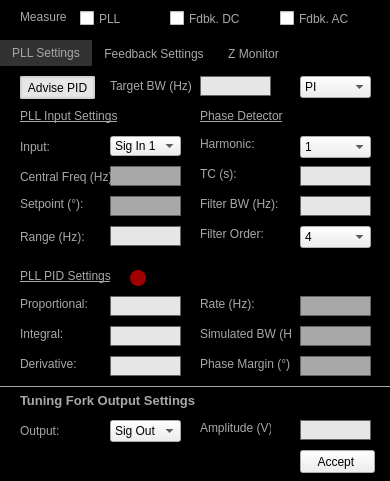
<?xml version="1.0" encoding="UTF-8"?>
<ui version="4.0">
 <class>Dialog</class>
 <widget class="QDialog" name="Dialog">
  <property name="geometry">
   <rect>
    <x>0</x>
    <y>0</y>
    <width>390</width>
    <height>481</height>
   </rect>
  </property>
  <property name="sizePolicy">
   <sizepolicy hsizetype="Fixed" vsizetype="Fixed">
    <horstretch>0</horstretch>
    <verstretch>0</verstretch>
   </sizepolicy>
  </property>
  <property name="minimumSize">
   <size>
    <width>380</width>
    <height>481</height>
   </size>
  </property>
  <property name="maximumSize">
   <size>
    <width>500</width>
    <height>481</height>
   </size>
  </property>
  <property name="windowTitle">
   <string>Measurement Settings</string>
  </property>
  <property name="styleSheet">
   <string notr="true">#Dialog{background-color: rgb(0,0,0);}

QLabel{
color:rgb(168,168,168)
}

QLineEdit{
border: 1px solid rgb(100,100,100);
background-color:rgb(230,230,230);
}

QCheckBox{
color: rgb(168,168,168)
}</string>
  </property>
  <widget class="QTabWidget" name="tabWidget">
   <property name="geometry">
    <rect>
     <x>0</x>
     <y>40</y>
     <width>390</width>
     <height>411</height>
    </rect>
   </property>
   <property name="styleSheet">
    <string notr="true">QTabWidget::pane { border: 0; }
QTabBar::tab{background: black;
color: rgb(168,168,168);
}
QTabBar::tab:selected {background: rgb(50,50,50);}</string>
   </property>
   <property name="tabShape">
    <enum>QTabWidget::Rounded</enum>
   </property>
   <property name="currentIndex">
    <number>0</number>
   </property>
   <widget class="QWidget" name="tab">
    <property name="styleSheet">
     <string notr="true">#tab{
background: black
}</string>
    </property>
    <attribute name="title">
     <string>PLL Settings</string>
    </attribute>
    <widget class="QLabel" name="label_9">
     <property name="geometry">
      <rect>
       <x>200</x>
       <y>100</y>
       <width>71</width>
       <height>16</height>
      </rect>
     </property>
     <property name="text">
      <string>TC (s):</string>
     </property>
    </widget>
    <widget class="QLabel" name="label_7">
     <property name="geometry">
      <rect>
       <x>20</x>
       <y>160</y>
       <width>71</width>
       <height>22</height>
      </rect>
     </property>
     <property name="text">
      <string>Range (Hz):</string>
     </property>
    </widget>
    <widget class="QLineEdit" name="lineEdit_PLL_D">
     <property name="geometry">
      <rect>
       <x>110</x>
       <y>290</y>
       <width>71</width>
       <height>20</height>
      </rect>
     </property>
     <property name="text">
      <string/>
     </property>
     <property name="alignment">
      <set>Qt::AlignRight|Qt::AlignTrailing|Qt::AlignVCenter</set>
     </property>
    </widget>
    <widget class="QLineEdit" name="lineEdit_PLL_FilterBW">
     <property name="geometry">
      <rect>
       <x>300</x>
       <y>130</y>
       <width>71</width>
       <height>20</height>
      </rect>
     </property>
     <property name="styleSheet">
      <string notr="true"/>
     </property>
     <property name="text">
      <string/>
     </property>
     <property name="alignment">
      <set>Qt::AlignRight|Qt::AlignTrailing|Qt::AlignVCenter</set>
     </property>
     <property name="readOnly">
      <bool>false</bool>
     </property>
    </widget>
    <widget class="QComboBox" name="comboBox_PLL_Harmonic">
     <property name="geometry">
      <rect>
       <x>300</x>
       <y>70</y>
       <width>71</width>
       <height>22</height>
      </rect>
     </property>
     <item>
      <property name="text">
       <string>1</string>
      </property>
     </item>
     <item>
      <property name="text">
       <string>2</string>
      </property>
     </item>
     <item>
      <property name="text">
       <string>3</string>
      </property>
     </item>
     <item>
      <property name="text">
       <string>4</string>
      </property>
     </item>
     <item>
      <property name="text">
       <string>5</string>
      </property>
     </item>
     <item>
      <property name="text">
       <string>6</string>
      </property>
     </item>
     <item>
      <property name="text">
       <string>7</string>
      </property>
     </item>
     <item>
      <property name="text">
       <string>8</string>
      </property>
     </item>
    </widget>
    <widget class="QLineEdit" name="lineEdit_PLL_phaseSetPoint">
     <property name="geometry">
      <rect>
       <x>110</x>
       <y>130</y>
       <width>71</width>
       <height>20</height>
      </rect>
     </property>
     <property name="styleSheet">
      <string notr="true">#lineEdit_PLL_phaseSetPoint{
background: rgb(168,168,168);
}</string>
     </property>
     <property name="text">
      <string/>
     </property>
     <property name="alignment">
      <set>Qt::AlignRight|Qt::AlignTrailing|Qt::AlignVCenter</set>
     </property>
     <property name="readOnly">
      <bool>true</bool>
     </property>
    </widget>
    <widget class="QComboBox" name="comboBox_PLL_Advise">
     <property name="geometry">
      <rect>
       <x>300</x>
       <y>10</y>
       <width>71</width>
       <height>22</height>
      </rect>
     </property>
     <property name="currentIndex">
      <number>2</number>
     </property>
     <item>
      <property name="text">
       <string>P</string>
      </property>
     </item>
     <item>
      <property name="text">
       <string>I</string>
      </property>
     </item>
     <item>
      <property name="text">
       <string>PI</string>
      </property>
     </item>
     <item>
      <property name="text">
       <string>PID</string>
      </property>
     </item>
    </widget>
    <widget class="QComboBox" name="comboBox_PLL_FilterOrder">
     <property name="geometry">
      <rect>
       <x>300</x>
       <y>160</y>
       <width>71</width>
       <height>22</height>
      </rect>
     </property>
     <property name="currentIndex">
      <number>3</number>
     </property>
     <item>
      <property name="text">
       <string>1</string>
      </property>
     </item>
     <item>
      <property name="text">
       <string>2</string>
      </property>
     </item>
     <item>
      <property name="text">
       <string>3</string>
      </property>
     </item>
     <item>
      <property name="text">
       <string>4</string>
      </property>
     </item>
     <item>
      <property name="text">
       <string>5</string>
      </property>
     </item>
     <item>
      <property name="text">
       <string>6</string>
      </property>
     </item>
     <item>
      <property name="text">
       <string>7</string>
      </property>
     </item>
     <item>
      <property name="text">
       <string>8</string>
      </property>
     </item>
    </widget>
    <widget class="QLabel" name="label_2">
     <property name="geometry">
      <rect>
       <x>20</x>
       <y>290</y>
       <width>71</width>
       <height>16</height>
      </rect>
     </property>
     <property name="text">
      <string>Derivative:</string>
     </property>
    </widget>
    <widget class="QLabel" name="label_title">
     <property name="geometry">
      <rect>
       <x>20</x>
       <y>40</y>
       <width>121</width>
       <height>20</height>
      </rect>
     </property>
     <property name="font">
      <font>
       <pointsize>9</pointsize>
       <underline>true</underline>
      </font>
     </property>
     <property name="styleSheet">
      <string notr="true">#label_title{
color:rgb(168,168,168)
}</string>
     </property>
     <property name="text">
      <string>PLL Input Settings</string>
     </property>
     <property name="alignment">
      <set>Qt::AlignLeading|Qt::AlignLeft|Qt::AlignVCenter</set>
     </property>
    </widget>
    <widget class="QLineEdit" name="lineEdit_PLL_Amplitude">
     <property name="geometry">
      <rect>
       <x>300</x>
       <y>354</y>
       <width>71</width>
       <height>20</height>
      </rect>
     </property>
     <property name="styleSheet">
      <string notr="true"/>
     </property>
     <property name="text">
      <string/>
     </property>
     <property name="alignment">
      <set>Qt::AlignRight|Qt::AlignTrailing|Qt::AlignVCenter</set>
     </property>
     <property name="readOnly">
      <bool>false</bool>
     </property>
    </widget>
    <widget class="QPushButton" name="push_stability">
     <property name="geometry">
      <rect>
       <x>130</x>
       <y>204</y>
       <width>16</width>
       <height>16</height>
      </rect>
     </property>
     <property name="styleSheet">
      <string notr="true">#push_stability{
background: rgb(161, 0, 0);
border-radius: 8px;
}</string>
     </property>
     <property name="text">
      <string/>
     </property>
    </widget>
    <widget class="QLabel" name="label">
     <property name="geometry">
      <rect>
       <x>20</x>
       <y>230</y>
       <width>71</width>
       <height>16</height>
      </rect>
     </property>
     <property name="text">
      <string>Proportional:</string>
     </property>
    </widget>
    <widget class="QComboBox" name="comboBox_PLL_Output">
     <property name="geometry">
      <rect>
       <x>110</x>
       <y>354</y>
       <width>71</width>
       <height>22</height>
      </rect>
     </property>
     <property name="currentIndex">
      <number>0</number>
     </property>
     <item>
      <property name="text">
       <string>Sig Out 1</string>
      </property>
     </item>
     <item>
      <property name="text">
       <string>Sig Out 2</string>
      </property>
     </item>
    </widget>
    <widget class="QLineEdit" name="lineEdit_TargetBW">
     <property name="geometry">
      <rect>
       <x>200</x>
       <y>10</y>
       <width>71</width>
       <height>20</height>
      </rect>
     </property>
     <property name="text">
      <string/>
     </property>
     <property name="alignment">
      <set>Qt::AlignRight|Qt::AlignTrailing|Qt::AlignVCenter</set>
     </property>
    </widget>
    <widget class="QLineEdit" name="lineEdit_PLL_SimBW">
     <property name="geometry">
      <rect>
       <x>300</x>
       <y>260</y>
       <width>71</width>
       <height>20</height>
      </rect>
     </property>
     <property name="styleSheet">
      <string notr="true">#lineEdit_PLL_SimBW{
background: rgb(168,168,168)
}</string>
     </property>
     <property name="text">
      <string/>
     </property>
     <property name="alignment">
      <set>Qt::AlignRight|Qt::AlignTrailing|Qt::AlignVCenter</set>
     </property>
     <property name="readOnly">
      <bool>true</bool>
     </property>
    </widget>
    <widget class="QLineEdit" name="lineEdit_PLL_PM">
     <property name="geometry">
      <rect>
       <x>300</x>
       <y>290</y>
       <width>71</width>
       <height>20</height>
      </rect>
     </property>
     <property name="styleSheet">
      <string notr="true">#lineEdit_PLL_PM{
background: rgb(168,168,168)
}</string>
     </property>
     <property name="text">
      <string/>
     </property>
     <property name="alignment">
      <set>Qt::AlignRight|Qt::AlignTrailing|Qt::AlignVCenter</set>
     </property>
     <property name="readOnly">
      <bool>true</bool>
     </property>
    </widget>
    <widget class="QLabel" name="label_10">
     <property name="geometry">
      <rect>
       <x>200</x>
       <y>160</y>
       <width>111</width>
       <height>16</height>
      </rect>
     </property>
     <property name="text">
      <string>Filter Order:</string>
     </property>
    </widget>
    <widget class="QLineEdit" name="lineEdit_PLL_Range">
     <property name="geometry">
      <rect>
       <x>110</x>
       <y>160</y>
       <width>71</width>
       <height>20</height>
      </rect>
     </property>
     <property name="text">
      <string/>
     </property>
     <property name="alignment">
      <set>Qt::AlignRight|Qt::AlignTrailing|Qt::AlignVCenter</set>
     </property>
    </widget>
    <widget class="QLabel" name="label_title_3">
     <property name="geometry">
      <rect>
       <x>20</x>
       <y>200</y>
       <width>111</width>
       <height>20</height>
      </rect>
     </property>
     <property name="font">
      <font>
       <pointsize>9</pointsize>
       <weight>50</weight>
       <bold>false</bold>
       <underline>true</underline>
      </font>
     </property>
     <property name="styleSheet">
      <string notr="true">#label_title{
color:rgb(168,168,168)
}</string>
     </property>
     <property name="text">
      <string>PLL PID Settings</string>
     </property>
     <property name="alignment">
      <set>Qt::AlignLeading|Qt::AlignLeft|Qt::AlignVCenter</set>
     </property>
    </widget>
    <widget class="QLabel" name="label_title_8">
     <property name="geometry">
      <rect>
       <x>20</x>
       <y>324</y>
       <width>181</width>
       <height>20</height>
      </rect>
     </property>
     <property name="font">
      <font>
       <pointsize>10</pointsize>
       <weight>75</weight>
       <bold>true</bold>
      </font>
     </property>
     <property name="styleSheet">
      <string notr="true">#label_title{
color:rgb(168,168,168)
}</string>
     </property>
     <property name="text">
      <string>Tuning Fork Output Settings</string>
     </property>
     <property name="alignment">
      <set>Qt::AlignLeading|Qt::AlignLeft|Qt::AlignVCenter</set>
     </property>
    </widget>
    <widget class="QLineEdit" name="lineEdit_PLL_P">
     <property name="geometry">
      <rect>
       <x>110</x>
       <y>230</y>
       <width>71</width>
       <height>20</height>
      </rect>
     </property>
     <property name="text">
      <string/>
     </property>
     <property name="alignment">
      <set>Qt::AlignRight|Qt::AlignTrailing|Qt::AlignVCenter</set>
     </property>
    </widget>
    <widget class="QComboBox" name="comboBox_PLL_Input">
     <property name="geometry">
      <rect>
       <x>110</x>
       <y>70</y>
       <width>71</width>
       <height>20</height>
      </rect>
     </property>
     <property name="currentIndex">
      <number>0</number>
     </property>
     <item>
      <property name="text">
       <string>Sig In 1</string>
      </property>
     </item>
     <item>
      <property name="text">
       <string>Sig In 2</string>
      </property>
     </item>
     <item>
      <property name="text">
       <string>Aux In 1 (&lt;20 kHz)</string>
      </property>
     </item>
     <item>
      <property name="text">
       <string>Aux In 2 (&lt;20 kHz)</string>
      </property>
     </item>
     <item>
      <property name="text">
       <string>DIO D0 (&lt;2 MHz)</string>
      </property>
     </item>
     <item>
      <property name="text">
       <string>DIO D1 (&lt;2 MHz)</string>
      </property>
     </item>
    </widget>
    <widget class="QLabel" name="label_title_2">
     <property name="geometry">
      <rect>
       <x>200</x>
       <y>40</y>
       <width>111</width>
       <height>20</height>
      </rect>
     </property>
     <property name="font">
      <font>
       <pointsize>9</pointsize>
       <weight>50</weight>
       <bold>false</bold>
       <underline>true</underline>
      </font>
     </property>
     <property name="styleSheet">
      <string notr="true">#label_title{
color:rgb(168,168,168)
}</string>
     </property>
     <property name="text">
      <string>Phase Detector</string>
     </property>
     <property name="alignment">
      <set>Qt::AlignLeading|Qt::AlignLeft|Qt::AlignVCenter</set>
     </property>
    </widget>
    <widget class="QLabel" name="label_3">
     <property name="geometry">
      <rect>
       <x>20</x>
       <y>260</y>
       <width>51</width>
       <height>16</height>
      </rect>
     </property>
     <property name="text">
      <string>Integral:</string>
     </property>
    </widget>
    <widget class="QLineEdit" name="lineEdit_PLL_CenterFreq">
     <property name="geometry">
      <rect>
       <x>110</x>
       <y>100</y>
       <width>71</width>
       <height>20</height>
      </rect>
     </property>
     <property name="styleSheet">
      <string notr="true">#lineEdit_PLL_CenterFreq{
background: rgb(168,168,168);
}</string>
     </property>
     <property name="text">
      <string/>
     </property>
     <property name="alignment">
      <set>Qt::AlignRight|Qt::AlignTrailing|Qt::AlignVCenter</set>
     </property>
     <property name="readOnly">
      <bool>true</bool>
     </property>
    </widget>
    <widget class="Line" name="line_5">
     <property name="geometry">
      <rect>
       <x>0</x>
       <y>319</y>
       <width>405</width>
       <height>3</height>
      </rect>
     </property>
     <property name="styleSheet">
      <string notr="true">#line_5{
color:rgb(168,168,168)
}</string>
     </property>
     <property name="frameShadow">
      <enum>QFrame::Plain</enum>
     </property>
     <property name="lineWidth">
      <number>1</number>
     </property>
     <property name="orientation">
      <enum>Qt::Horizontal</enum>
     </property>
    </widget>
    <widget class="QLabel" name="label_27">
     <property name="geometry">
      <rect>
       <x>200</x>
       <y>354</y>
       <width>71</width>
       <height>16</height>
      </rect>
     </property>
     <property name="text">
      <string>Amplitude (V):</string>
     </property>
    </widget>
    <widget class="QLabel" name="label_23">
     <property name="geometry">
      <rect>
       <x>20</x>
       <y>130</y>
       <width>71</width>
       <height>16</height>
      </rect>
     </property>
     <property name="text">
      <string>Setpoint (°):</string>
     </property>
    </widget>
    <widget class="QLabel" name="label_12">
     <property name="geometry">
      <rect>
       <x>200</x>
       <y>230</y>
       <width>71</width>
       <height>16</height>
      </rect>
     </property>
     <property name="text">
      <string>Rate (Hz):</string>
     </property>
    </widget>
    <widget class="QLabel" name="label_11">
     <property name="geometry">
      <rect>
       <x>200</x>
       <y>260</y>
       <width>91</width>
       <height>16</height>
      </rect>
     </property>
     <property name="text">
      <string>Simulated BW (Hz):</string>
     </property>
    </widget>
    <widget class="QLineEdit" name="lineEdit_PLL_TC">
     <property name="geometry">
      <rect>
       <x>300</x>
       <y>100</y>
       <width>71</width>
       <height>20</height>
      </rect>
     </property>
     <property name="text">
      <string/>
     </property>
     <property name="alignment">
      <set>Qt::AlignRight|Qt::AlignTrailing|Qt::AlignVCenter</set>
     </property>
    </widget>
    <widget class="QLabel" name="label_5">
     <property name="geometry">
      <rect>
       <x>200</x>
       <y>130</y>
       <width>111</width>
       <height>16</height>
      </rect>
     </property>
     <property name="text">
      <string>Filter BW (Hz):</string>
     </property>
    </widget>
    <widget class="QLabel" name="label_26">
     <property name="geometry">
      <rect>
       <x>20</x>
       <y>354</y>
       <width>71</width>
       <height>22</height>
      </rect>
     </property>
     <property name="text">
      <string>Output:</string>
     </property>
    </widget>
    <widget class="QLabel" name="label_8">
     <property name="geometry">
      <rect>
       <x>200</x>
       <y>70</y>
       <width>71</width>
       <height>16</height>
      </rect>
     </property>
     <property name="text">
      <string>Harmonic:</string>
     </property>
    </widget>
    <widget class="QLabel" name="label_4">
     <property name="geometry">
      <rect>
       <x>20</x>
       <y>100</y>
       <width>91</width>
       <height>22</height>
      </rect>
     </property>
     <property name="text">
      <string>Central Freq (Hz):</string>
     </property>
    </widget>
    <widget class="QLabel" name="label_13">
     <property name="geometry">
      <rect>
       <x>200</x>
       <y>290</y>
       <width>91</width>
       <height>16</height>
      </rect>
     </property>
     <property name="text">
      <string>Phase Margin (°):</string>
     </property>
    </widget>
    <widget class="QPushButton" name="push_AdvisePID">
     <property name="geometry">
      <rect>
       <x>20</x>
       <y>10</y>
       <width>75</width>
       <height>23</height>
      </rect>
     </property>
     <property name="styleSheet">
      <string notr="true">#push_AdvisePID{
background-color: rgb(230,230,230);
border: 2px solid rgb(210,210,210);
border-radius: 2px;
}</string>
     </property>
     <property name="text">
      <string>Advise PID</string>
     </property>
     <property name="flat">
      <bool>false</bool>
     </property>
    </widget>
    <widget class="QLineEdit" name="lineEdit_PLL_I">
     <property name="geometry">
      <rect>
       <x>110</x>
       <y>260</y>
       <width>71</width>
       <height>20</height>
      </rect>
     </property>
     <property name="text">
      <string/>
     </property>
     <property name="alignment">
      <set>Qt::AlignRight|Qt::AlignTrailing|Qt::AlignVCenter</set>
     </property>
    </widget>
    <widget class="QLabel" name="label_6">
     <property name="geometry">
      <rect>
       <x>20</x>
       <y>70</y>
       <width>71</width>
       <height>22</height>
      </rect>
     </property>
     <property name="text">
      <string>Input:</string>
     </property>
    </widget>
    <widget class="QLabel" name="label_24">
     <property name="geometry">
      <rect>
       <x>110</x>
       <y>10</y>
       <width>91</width>
       <height>20</height>
      </rect>
     </property>
     <property name="text">
      <string>Target BW (Hz)</string>
     </property>
    </widget>
    <widget class="QLineEdit" name="lineEdit_PLL_Rate">
     <property name="geometry">
      <rect>
       <x>300</x>
       <y>230</y>
       <width>71</width>
       <height>20</height>
      </rect>
     </property>
     <property name="styleSheet">
      <string notr="true">#lineEdit_PLL_Rate{
background: rgb(168,168,168)
}</string>
     </property>
     <property name="text">
      <string/>
     </property>
     <property name="alignment">
      <set>Qt::AlignRight|Qt::AlignTrailing|Qt::AlignVCenter</set>
     </property>
     <property name="readOnly">
      <bool>true</bool>
     </property>
    </widget>
   </widget>
   <widget class="QWidget" name="tab_2">
    <property name="styleSheet">
     <string notr="true">#tab_2{
background: black
}</string>
    </property>
    <attribute name="title">
     <string>Feedback Settings</string>
    </attribute>
    <widget class="QLabel" name="label_25">
     <property name="geometry">
      <rect>
       <x>210</x>
       <y>50</y>
       <width>71</width>
       <height>16</height>
      </rect>
     </property>
     <property name="text">
      <string>Setpoint (V):</string>
     </property>
    </widget>
    <widget class="QLineEdit" name="lineEdit_DC_Setpoint">
     <property name="geometry">
      <rect>
       <x>300</x>
       <y>50</y>
       <width>71</width>
       <height>20</height>
      </rect>
     </property>
     <property name="styleSheet">
      <string notr="true">#lineEdit_PLL_phaseSetPoint{
background: rgb(168,168,168);
}</string>
     </property>
     <property name="text">
      <string/>
     </property>
     <property name="alignment">
      <set>Qt::AlignRight|Qt::AlignTrailing|Qt::AlignVCenter</set>
     </property>
     <property name="readOnly">
      <bool>false</bool>
     </property>
    </widget>
    <widget class="QComboBox" name="comboBox_DC_Input">
     <property name="geometry">
      <rect>
       <x>70</x>
       <y>50</y>
       <width>121</width>
       <height>20</height>
      </rect>
     </property>
     <property name="currentIndex">
      <number>3</number>
     </property>
     <item>
      <property name="text">
       <string>DAC ADC Input 1</string>
      </property>
     </item>
     <item>
      <property name="text">
       <string>DAC ADC Input 2</string>
      </property>
     </item>
     <item>
      <property name="text">
       <string>DAC ADC Input 3</string>
      </property>
     </item>
     <item>
      <property name="text">
       <string>DAC ADC Input 4</string>
      </property>
     </item>
     <item>
      <property name="text">
       <string>Aux In 1 (&lt;20 kHz)</string>
      </property>
     </item>
     <item>
      <property name="text">
       <string>Aux In 2 (&lt;20 kHz)</string>
      </property>
     </item>
    </widget>
    <widget class="QLabel" name="label_15">
     <property name="geometry">
      <rect>
       <x>20</x>
       <y>50</y>
       <width>71</width>
       <height>22</height>
      </rect>
     </property>
     <property name="text">
      <string>Input:</string>
     </property>
    </widget>
    <widget class="QComboBox" name="comboBox_AC_Input">
     <property name="geometry">
      <rect>
       <x>70</x>
       <y>140</y>
       <width>121</width>
       <height>20</height>
      </rect>
     </property>
     <property name="currentIndex">
      <number>5</number>
     </property>
     <item>
      <property name="text">
       <string>DAC ADC Input 1</string>
      </property>
     </item>
     <item>
      <property name="text">
       <string>DAC ADC Input 2</string>
      </property>
     </item>
     <item>
      <property name="text">
       <string>DAC ADC Input 3</string>
      </property>
     </item>
     <item>
      <property name="text">
       <string>DAC ADC Input 4</string>
      </property>
     </item>
     <item>
      <property name="text">
       <string>Aux In 1 (&lt;20 kHz)</string>
      </property>
     </item>
     <item>
      <property name="text">
       <string>Aux In 2 (&lt;20 kHz)</string>
      </property>
     </item>
    </widget>
    <widget class="QLabel" name="label_28">
     <property name="geometry">
      <rect>
       <x>210</x>
       <y>140</y>
       <width>71</width>
       <height>16</height>
      </rect>
     </property>
     <property name="text">
      <string>Setpoint (V):</string>
     </property>
    </widget>
    <widget class="QLabel" name="label_17">
     <property name="geometry">
      <rect>
       <x>20</x>
       <y>140</y>
       <width>71</width>
       <height>22</height>
      </rect>
     </property>
     <property name="text">
      <string>Input:</string>
     </property>
    </widget>
    <widget class="QLineEdit" name="lineEdit_AC_Setpoint">
     <property name="geometry">
      <rect>
       <x>300</x>
       <y>140</y>
       <width>71</width>
       <height>20</height>
      </rect>
     </property>
     <property name="styleSheet">
      <string notr="true">#lineEdit_PLL_phaseSetPoint{
background: rgb(168,168,168);
}</string>
     </property>
     <property name="text">
      <string/>
     </property>
     <property name="alignment">
      <set>Qt::AlignRight|Qt::AlignTrailing|Qt::AlignVCenter</set>
     </property>
     <property name="readOnly">
      <bool>false</bool>
     </property>
    </widget>
    <widget class="Line" name="line_6">
     <property name="geometry">
      <rect>
       <x>-10</x>
       <y>90</y>
       <width>405</width>
       <height>3</height>
      </rect>
     </property>
     <property name="styleSheet">
      <string notr="true">#line_6{
color:rgb(168,168,168)
}</string>
     </property>
     <property name="frameShadow">
      <enum>QFrame::Plain</enum>
     </property>
     <property name="lineWidth">
      <number>1</number>
     </property>
     <property name="orientation">
      <enum>Qt::Horizontal</enum>
     </property>
    </widget>
    <widget class="QLabel" name="label_title_9">
     <property name="geometry">
      <rect>
       <x>20</x>
       <y>110</y>
       <width>140</width>
       <height>16</height>
      </rect>
     </property>
     <property name="font">
      <font>
       <pointsize>10</pointsize>
       <weight>75</weight>
       <bold>true</bold>
      </font>
     </property>
     <property name="styleSheet">
      <string notr="true">#label_title{
color:rgb(168,168,168)
}</string>
     </property>
     <property name="text">
      <string>Feedback AC Settings</string>
     </property>
     <property name="alignment">
      <set>Qt::AlignLeading|Qt::AlignLeft|Qt::AlignVCenter</set>
     </property>
    </widget>
    <widget class="QLabel" name="label_title_10">
     <property name="geometry">
      <rect>
       <x>20</x>
       <y>20</y>
       <width>140</width>
       <height>16</height>
      </rect>
     </property>
     <property name="font">
      <font>
       <pointsize>10</pointsize>
       <weight>75</weight>
       <bold>true</bold>
      </font>
     </property>
     <property name="styleSheet">
      <string notr="true">#label_title{
color:rgb(168,168,168)
}</string>
     </property>
     <property name="text">
      <string>Feedback DC Settings</string>
     </property>
     <property name="alignment">
      <set>Qt::AlignLeading|Qt::AlignLeft|Qt::AlignVCenter</set>
     </property>
    </widget>
   </widget>
   <widget class="QWidget" name="tab_4">
    <property name="styleSheet">
     <string notr="true">#tab_4{
background: black
}</string>
    </property>
    <attribute name="title">
     <string>Z Monitor</string>
    </attribute>
    <widget class="QComboBox" name="comboBox_Monitor_Input">
     <property name="geometry">
      <rect>
       <x>70</x>
       <y>20</y>
       <width>121</width>
       <height>20</height>
      </rect>
     </property>
     <property name="currentIndex">
      <number>0</number>
     </property>
     <item>
      <property name="text">
       <string>Aux In 1 (&lt;20 kHz)</string>
      </property>
     </item>
     <item>
      <property name="text">
       <string>Aux In 2 (&lt;20 kHz)</string>
      </property>
     </item>
    </widget>
    <widget class="QLabel" name="label_16">
     <property name="geometry">
      <rect>
       <x>20</x>
       <y>20</y>
       <width>71</width>
       <height>22</height>
      </rect>
     </property>
     <property name="text">
      <string>Input:</string>
     </property>
    </widget>
   </widget>
  </widget>
  <widget class="QPushButton" name="pushButton">
   <property name="geometry">
    <rect>
     <x>300</x>
     <y>450</y>
     <width>75</width>
     <height>23</height>
    </rect>
   </property>
   <property name="text">
    <string>Accept </string>
   </property>
  </widget>
  <widget class="QLabel" name="label_14">
   <property name="geometry">
    <rect>
     <x>20</x>
     <y>10</y>
     <width>46</width>
     <height>13</height>
    </rect>
   </property>
   <property name="text">
    <string>Measure:</string>
   </property>
  </widget>
  <widget class="QCheckBox" name="checkBox_pll">
   <property name="geometry">
    <rect>
     <x>80</x>
     <y>10</y>
     <width>70</width>
     <height>17</height>
    </rect>
   </property>
   <property name="text">
    <string>PLL</string>
   </property>
   <property name="checked">
    <bool>false</bool>
   </property>
  </widget>
  <widget class="QCheckBox" name="checkBox_fdbkDC">
   <property name="geometry">
    <rect>
     <x>170</x>
     <y>10</y>
     <width>70</width>
     <height>17</height>
    </rect>
   </property>
   <property name="text">
    <string>Fdbk. DC</string>
   </property>
  </widget>
  <widget class="QCheckBox" name="checkBox_fdbkAC">
   <property name="geometry">
    <rect>
     <x>280</x>
     <y>10</y>
     <width>70</width>
     <height>17</height>
    </rect>
   </property>
   <property name="text">
    <string>Fdbk. AC</string>
   </property>
  </widget>
 </widget>
 <tabstops>
  <tabstop>checkBox_pll</tabstop>
  <tabstop>checkBox_fdbkDC</tabstop>
  <tabstop>checkBox_fdbkAC</tabstop>
  <tabstop>push_AdvisePID</tabstop>
  <tabstop>lineEdit_TargetBW</tabstop>
  <tabstop>comboBox_PLL_Advise</tabstop>
  <tabstop>comboBox_PLL_Input</tabstop>
  <tabstop>comboBox_PLL_Harmonic</tabstop>
  <tabstop>lineEdit_PLL_CenterFreq</tabstop>
  <tabstop>lineEdit_PLL_TC</tabstop>
  <tabstop>lineEdit_PLL_phaseSetPoint</tabstop>
  <tabstop>lineEdit_PLL_FilterBW</tabstop>
  <tabstop>lineEdit_PLL_Range</tabstop>
  <tabstop>comboBox_PLL_FilterOrder</tabstop>
  <tabstop>push_stability</tabstop>
  <tabstop>lineEdit_PLL_P</tabstop>
  <tabstop>lineEdit_PLL_Rate</tabstop>
  <tabstop>lineEdit_PLL_I</tabstop>
  <tabstop>lineEdit_PLL_SimBW</tabstop>
  <tabstop>lineEdit_PLL_D</tabstop>
  <tabstop>lineEdit_PLL_PM</tabstop>
  <tabstop>comboBox_PLL_Output</tabstop>
  <tabstop>lineEdit_PLL_Amplitude</tabstop>
  <tabstop>comboBox_DC_Input</tabstop>
  <tabstop>lineEdit_DC_Setpoint</tabstop>
  <tabstop>comboBox_AC_Input</tabstop>
  <tabstop>lineEdit_AC_Setpoint</tabstop>
  <tabstop>tabWidget</tabstop>
  <tabstop>comboBox_Monitor_Input</tabstop>
  <tabstop>pushButton</tabstop>
 </tabstops>
 <resources/>
 <connections/>
</ui>
